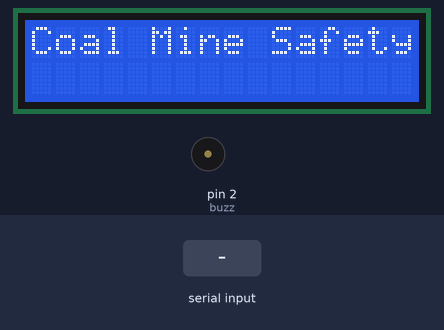
A sketch run on a simulated Arduino Uno, built with avr-gcc and run on an emulated ATmega328P. On the bench: 16×2 character LCD, buzzer (waves = sounding, pin HIGH). The inputs (shaded band) are chosen by the test bench. What the sketch prints to the serial monitor is not drawn.

Above: at 0.1 s.
1.8 s: "a" received over Serial
At 4.2 s:
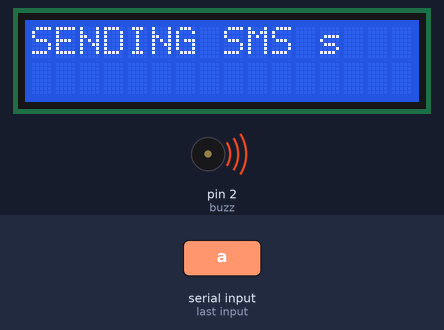
At 6.6 s:
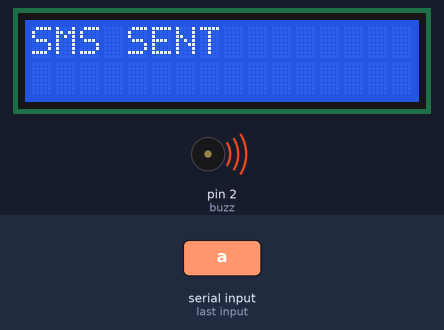
7.8 s: "b" received over Serial
At 10.3 s:
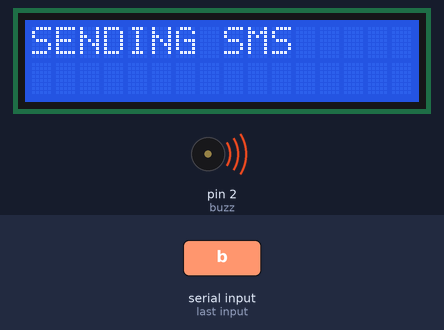
Timing chart, 0 to 15.3 s (numbered marks = the images above; inputs shaded):
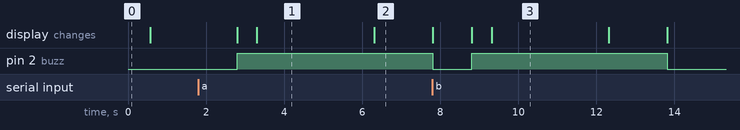

The sketch:

receiver.ino
```cpp
#include <LiquidCrystal.h>
#define buzz 2

String incomingByte;
LiquidCrystal lcd(8, 7, 6, 5, 4, 3);

void setup() {
  Serial.begin(9600);
  pinMode(buzz, OUTPUT);
  lcd.begin(16, 2);
  lcd.setCursor(0, 0);
  lcd.print("Coal Mine Safety");
  delay(500);
  lcd.clear();
  digitalWrite(buzz, LOW);
}

void loop() {
  if (Serial.available() > 0) {
    incomingByte = Serial.readString();
    Serial.print(" I received:");
    Serial.println(incomingByte);

    if (incomingByte == "a") handleAlert("Dangerous gas");
    if (incomingByte == "b") handleAlert("CO is high");
    if (incomingByte == "c") handleAlert("Fire Alert");
    if (incomingByte == "d") handleAlert("High Temperature");
  }
}

void handleAlert(String message) {
  digitalWrite(buzz, HIGH);
  lcd.setCursor(0, 0);
  lcd.print(message);
  sendsms(message.c_str());
  delay(500);
  lcd.clear();
  digitalWrite(buzz, LOW);
}

void sendsms(const char *message) {
  delay(500);
  lcd.setCursor(0, 0);
  lcd.print("SENDING SMS ");
  delay(500);
  Serial.println("AT\r\n");
  delay(500);
  Serial.println("ATE0\r\n");
  delay(500);
  Serial.println("AT+CMGF=1\r\n");
  delay(500);
  Serial.println("AT+CMGS=\"+1XXXXXXXXXX\"");
  delay(500);
  Serial.print(message);
  delay(500);
  Serial.println((char)26);
  lcd.clear();
  lcd.setCursor(0, 0);
  lcd.print("SMS SENT");
  delay(1000);
}
```

Measured:
- after the input at 1.8 s, pin 2 (buzz): LOW → HIGH after 1.0 s; the display: first changes after 1.0 s (image 1 shows a later state)
- after the input at 7.8 s, the display: first differs from a run without the input after 1.0 s (image 3 shows a later state)
- what the display in image 1 shows lasts 3.0 s, from 3.3 s to 6.3 s
